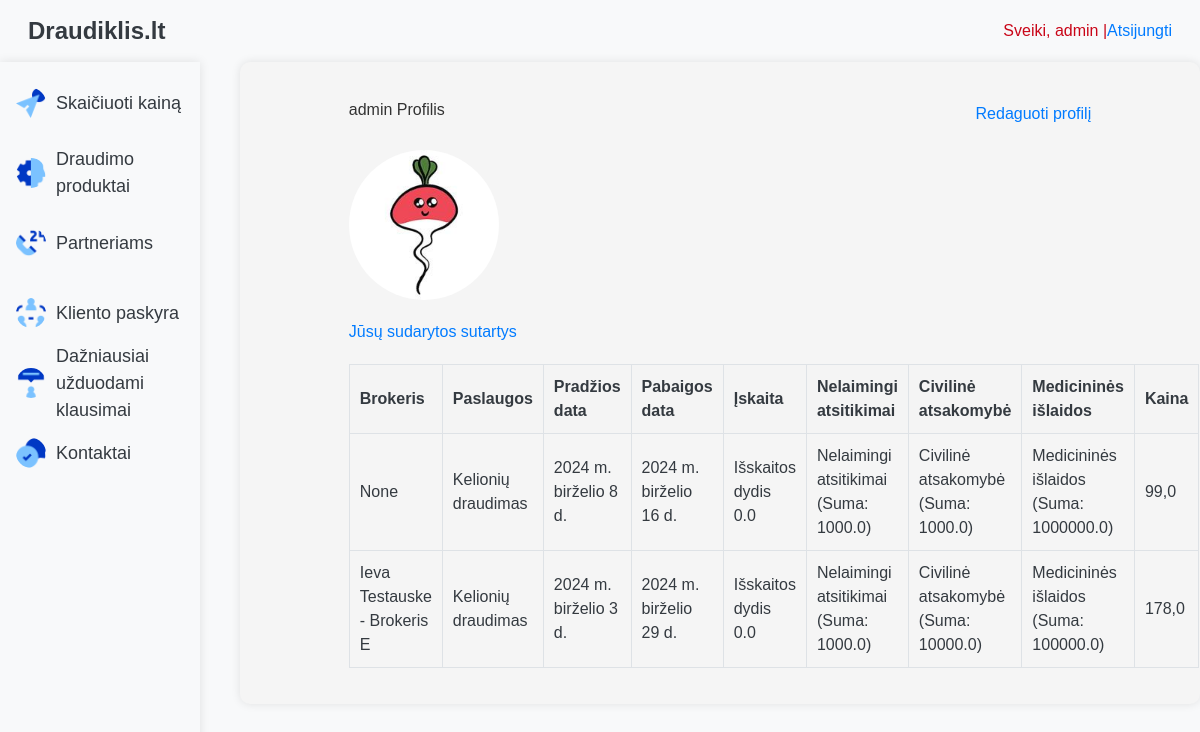
The app's page /app/profile/ (signed in), older data.
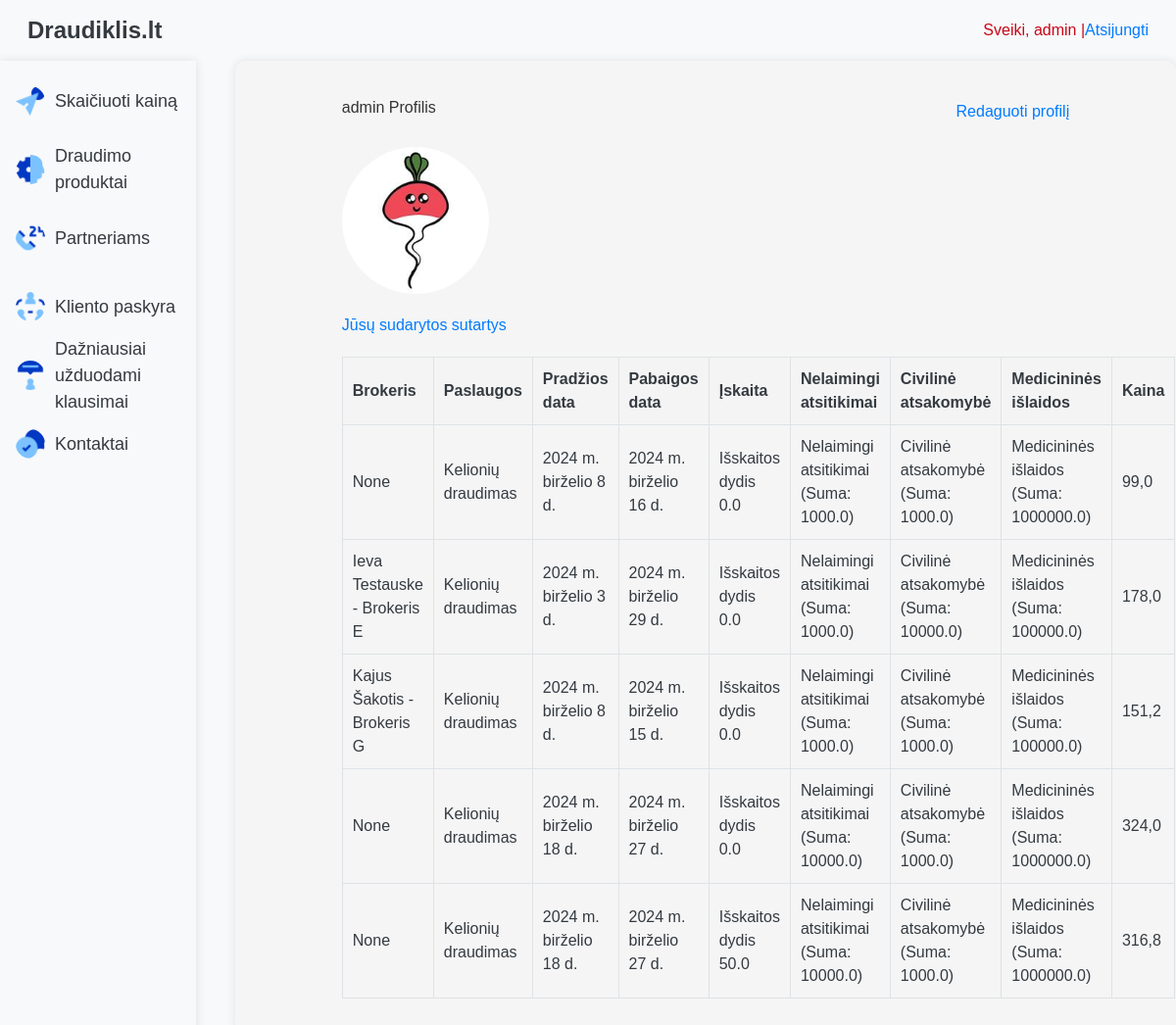
The same page, newer data.
### app/models.py (models this page shows, shortened)
class Klientai(models.Model):
    user = models.OneToOneField(User, on_delete=models.CASCADE)  # Susiejimas su vartotojo modeliu
    vardas = models.CharField(max_length=100)  # Kliento vardas
    pavarde = models.CharField(max_length=100)  # Kliento pavardė
    tel_numeris = models.CharField(max_length=15)  # Kliento telefono numeris
    gimimo_data = models.DateField(null=True)  # Kliento gimimo data
    adresas = models.TextField()  # Kliento adresas
    el_pastas = models.EmailField()  # Kliento el. paštas

class Polisai(models.Model):
    klientai = models.ForeignKey(Klientai, on_delete=models.CASCADE, related_name='polisai')  # Susiejimas su klientu
    brokeriai = models.ForeignKey(Brokeriai, on_delete=models.SET_NULL, null=True, blank=True,
                                  related_name='polisai')  # Susiejimas su brokeriu
    paslaugos = models.ForeignKey(Paslaugos, on_delete=models.CASCADE, related_name='polisai',
                                  default=1)  # Susiejimas su paslauga
    poliso_tipas = models.CharField(max_length=100, blank=True)  # Poliso tipas
    pradzios_data = models.DateField()  # Poliso pradžios data
    pabaigos_data = models.DateField()  # Poliso pabaigos data
    iskaita = models.ForeignKey(Iskaita, on_delete=models.CASCADE)  # Susiejimas su išskaita
    cover1 = models.ForeignKey(Cover1, on_delete=models.CASCADE, null=True, blank=True)  # Susiejimas su nelaimingų atsitikimų draudimu
    cover2 = models.ForeignKey(Cover2, on_delete=models.CASCADE, null=True, blank=True)  # Susiejimas su civilinės atsakomybės draudimu
    cover3 = models.ForeignKey(Cover3, on_delete=models.CASCADE)  # Susiejimas su medicininių išlaidų draudimu
    travel_mode = models.ForeignKey(TravelMode, on_delete=models.CASCADE)  # Susiejimas su kelionės būdu
    country = models.ForeignKey(Country, on_delete=models.CASCADE)  # Susiejimas su šalimi
    price = models.FloatField(default=0.0)  # Poliso kaina

class Paslaugos(models.Model):
    pavadinimas = models.CharField(max_length=100, default='Kelionių draudimas')  # Paslaugos pavadinimas
    aprasymas = models.TextField()  # Paslaugos aprašymas
    kaina = models.FloatField()  # Paslaugos kaina
    def __str__(self):
        return self.pavadinimas

class Iskaita(models.Model):
    sum = models.FloatField()  # Išskaitos dydis
    kof = models.FloatField()  # Išskaitos koeficientas
    def __str__(self):
        return f"Išskaitos dydis {self.sum}"

class Cover1(models.Model):
    na_sum = models.FloatField()  # Nelaimingų atsitikimų draudimo suma
    na_kof = models.FloatField()  # Nelaimingų atsitikimų draudimo koeficientas
    def __str__(self):
        return f"Nelaimingi atsitikimai (Suma: {self.na_sum})"

class Cover2(models.Model):
    civ_sum = models.FloatField()  # Civilinės atsakomybės draudimo suma
    civ_kof = models.FloatField()  # Civilinės atsakomybės draudimo koeficientas
    def __str__(self):
        return f"Civilinė atsakomybė (Suma: {self.civ_sum})"

class Cover3(models.Model):
    med_sum = models.FloatField()  # Medicininių išlaidų draudimo suma
    med_kof = models.FloatField()  # Medicininių išlaidų draudimo koeficientas
    def __str__(self):
        return f"Medicininės išlaidos (Suma: {self.med_sum})"

class Brokeriai(models.Model):
    vardas = models.CharField(max_length=100)  # Brokerio vardas
    pavarde = models.CharField(max_length=100)  # Brokerio pavardė
    imones_pavadinimas = models.CharField(max_length=100)  # Įmonės pavadinimas, kuriai brokeris dirba
    el_pastas = models.EmailField(null=True)  # Brokerio el. paštas
    tel_numeris = models.CharField(max_length=15, null=True)  # Brokerio telefono numeris
    def __str__(self):
        return f"{self.vardas} {self.pavarde} - {self.imones_pavadinimas}"

### app/views.py (the view)
# urls.py: path('profile/', views.profile, name='profile'),  # Profilio peržiūra
@login_required
def profile(request):
    request.user.username
    try:
        klientai = request.user.klientai
        contracts = Polisai.objects.filter(klientai=klientai)
    except Klientai.DoesNotExist:
        klientai = None
        contracts = []
    return render(request, 'profile.html', {'profile': klientai, 'contracts': contracts})

### app/templates/profile.html (shortened to what this page needs)
{% extends "base.html" %}
{% load static %}
{% block content %}
<div style="margin: 20px auto; width: 80%; max-width: 800px;">
    <div style="display: flex; justify-content: space-between; align-items: center; margin-bottom: 20px;">
        <h1>{{ profile.user.username }} Profilis</h1>
        <a href="{% url 'profile_view' %}" style="font-size: 16px; text-decoration: none; color: #007bff;">Redaguoti profilį</a>
    </div>
    <div style="display: flex; align-items: center; margin-bottom: 20px;">
        {% if user_profile_picture %}
            <img src="{{ user_profile_picture }}" alt="Profile Picture" style="width: 150px; height: 150px; border-radius: 50%; margin-right: 20px;">
        {% else %}
            <img src="{% static 'default_profile_picture.png' %}" alt="Profile Picture" style="width: 150px; height: 150px; border-radius: 50%; margin-right: 20px;">
        {% endif %}
    </div>
    <h2>Jūsų sudarytos sutartys</h2>
    <table style="width: 100%; border-collapse: collapse; margin-top: 10px;">
        <thead>
            <tr style="background-color: #f8f9fa;">
                <th style="padding: 10px; border: 1px solid #dee2e6;">Brokeris</th>
                <th style="padding: 10px; border: 1px solid #dee2e6;">Paslaugos</th>
                <th style="padding: 10px; border: 1px solid #dee2e6;">Pradžios data</th>
                <th style="padding: 10px; border: 1px solid #dee2e6;">Pabaigos data</th>
                <th style="padding: 10px; border: 1px solid #dee2e6;">Įskaita</th>
                <th style="padding: 10px; border: 1px solid #dee2e6;">Nelaimingi atsitikimai</th>
                <th style="padding: 10px; border: 1px solid #dee2e6;">Civilinė atsakomybė</th>
                <th style="padding: 10px; border: 1px solid #dee2e6;">Medicininės išlaidos</th>
                <th style="padding: 10px; border: 1px solid #dee2e6;">Kaina</th>
            </tr>
        </thead>
        <tbody>
            {% for contract in contracts %}
            <tr>
                <td style="padding: 10px; border: 1px solid #dee2e6;">{{ contract.brokeriai }}</td>
                <td style="padding: 10px; border: 1px solid #dee2e6;">{{ contract.paslaugos }}</td>
                <td style="padding: 10px; border: 1px solid #dee2e6;">{{ contract.pradzios_data }}</td>
                <td style="padding: 10px; border: 1px solid #dee2e6;">{{ contract.pabaigos_data }}</td>
                <td style="padding: 10px; border: 1px solid #dee2e6;">{{ contract.iskaita }}</td>
                <td style="padding: 10px; border: 1px solid #dee2e6;">{{ contract.cover1 }}</td>
                <td style="padding: 10px; border: 1px solid #dee2e6;">{{ contract.cover2 }}</td>
                <td style="padding: 10px; border: 1px solid #dee2e6;">{{ contract.cover3 }}</td>
                <td style="padding: 10px; border: 1px solid #dee2e6;">{{ contract.price }}</td>
            </tr>
            {% empty %}
            <tr>
                <td colspan="9" style="padding: 10px; border: 1px solid #dee2e6; text-align: center;">No contracts found.</td>
            </tr>
            {% endfor %}
        </tbody>
    </table>
</div>
{% endblock %}

### app/templates/base.html (shortened to what this page needs)
<!DOCTYPE html>
{% load static %}
<html lang="en">
<head>
    <link rel="stylesheet" href="https://stackpath.bootstrapcdn.com/bootstrap/4.5.2/css/bootstrap.min.css">
    <link rel="stylesheet" type="text/css" href="{% static 'styles.css' %}">
</head>
<body>
    <div id="top-shelf" class="d-flex justify-content-between align-items-center p-2 bg-light">
        <div class="left-top">
            <a href="{% url 'home' %}" class="navbar-brand text-dark">Draudiklis.lt</a>
        </div>
        <div class="right-top profile-welcome">
            {% if user.is_authenticated %}
                {% if user.brokerprofile %}
                    <a href="{% url 'broker_profile' broker_id=user.brokerprofile.broker.id %}">
                        <img src="{{ user.brokerprofile.profile_picture.url }}" alt="Profile Picture">
                        Sveiki, {{ user.username }}
                    </a> | <a href="{% url 'broker_logout' %}" class="text-primary">Atsijungti</a>
                {% else %}
                    Sveiki, {{ user.username }} | <a href="{% url 'broker_logout' %}" class="text-primary">Atsijungti</a>
                {% endif %}
            {% else %}
                <a href="{% url 'profile' %}">Kliento paskyra</a>
            {% endif %}
        </div>
    </div>
    <div class="d-flex">
        <div class="left-section bg-light p-3" style="width: 200px;">
            <ul class="selections list-unstyled">
                <li class="expandable position-relative">
                    <img src="{% static 'icons/calculator.png' %}" class="selection-icon" alt="Calculator Icon">
                    <a href="#" id="price-calc-link" class="text-dark">Skaičiuoti kainą</a>
                </li>
                <li>
                    <img src="{% static 'icons/products.png' %}" class="selection-icon" alt="Products Icon">
                    <a href="{% url 'draudimo_produktai' %}" class="text-dark">Draudimo produktai</a>
                </li>
               <li class="expandable position-relative">
                    <img src="{% static 'icons/about.png' %}" class="selection-icon" alt="Partners Icon">
                    <a href="#" class="text-dark">Partneriams</a>
                </li>
                <li>
                    <img src="{% static 'icons/account.png' %}" class="selection-icon" alt="Account Icon">
                    <a href="{% url 'profile' %}" class="text-dark">Kliento paskyra</a>
                </li>
                <li>
                    <img src="{% static 'icons/faq.png' %}" class="selection-icon" alt="FAQ Icon">
                    <a href="{% url 'faq' %}" class="text-dark">Dažniausiai užduodami klausimai</a>
                </li>
                <li>
                    <img src="{% static 'icons/contact.png' %}" class="selection-icon" alt="Contact Icon">
                    <a href="{% url 'contact' %}" class="text-dark">Kontaktai</a>
                </li>
            </ul>
        </div>
        <div class="center-section p-3" style="flex-grow: 1;">
            {% block content %}
            {% endblock %}
        </div>
    </div>
</body>
</html>

### app/static/styles.css (style rules this page uses)
body, select, input, button, label, p, h1, h2, h3, h4, h5, h6 { font-family: Arial, sans-serif; font-size: 16px; color: #333; line-height: 1.5; }
#top-shelf { background-color: #333; color: #fff; padding: 10px; display: flex; justify-content: space-between; align-items: center; }
.left-top { margin-left: 20px; }
.right-top { margin-right: 20px; }
.left-section { width: 230px; background-color: white; padding: 5px; box-shadow: 0 0 10px rgba(0, 0, 0, 0.1); height: 100%; position: fixed; overflow-y: auto; }
.selections { list-style-type: none; padding: 0; }
.selections li { margin-bottom: 20px; display: flex; align-items: center; height: 50px; }
.selections li a { color: #333; text-decoration: none; font-size: 18px; margin-left: 10px; flex-grow: 1; }
.selection-icon { width: 30px; height: 30px; display: inline-block; vertical-align: middle; }
.center-section { margin-left: 240px; background-color: #f5f5f5; padding: 20px; border-radius: 10px; box-shadow: 0 0 10px rgba(0, 0, 0, 0.1); flex-grow: 1; min-height: 100%; }
body { font-family: Arial, sans-serif; background-color: #f8f9fa; color: #343a40; }
h2 { margin-bottom: 20px; color: #007bff; }
body { font-family: Arial, sans-serif; }
table { width: 100%; border-collapse: collapse; margin-top: 20px; }
th, td { padding: 10px; border: 1px solid #ddd; }
th { background-color: #f4f4f4; }
img { border-radius: 50%; }

### app/templates/base.html (style rules this page uses)
.navbar-brand { font-size: 1.5em; font-weight: bold; }
.profile-welcome { color: #c90618; display: flex; align-items: center; }

Row changes from the older to the newer data that the page shows:
added Polisai: brokeriai "Kajus Šakotis - Brokeris G", paslaugos "Kelionių draudimas", pradzios_data "2024 m. birželio 8 d.", pabaigos_data "2024 m. birželio 15 d.", iskaita "Išskaitos dydis 0.0", cover1 "Nelaimingi atsitikimai (Suma: 1000.0)", cover2 "Civilinė atsakomybė (Suma: 1000.0)", cover3 "Medicininės išlaidos (Suma: 100000.0)", price "151,2"
added Polisai: brokeriai "None", paslaugos "Kelionių draudimas", pradzios_data "2024 m. birželio 18 d.", pabaigos_data "2024 m. birželio 27 d.", iskaita "Išskaitos dydis 0.0", cover1 "Nelaimingi atsitikimai (Suma: 10000.0)", cover2 "Civilinė atsakomybė (Suma: 1000.0)", cover3 "Medicininės išlaidos (Suma: 1000000.0)", price "324,0"
added Polisai: brokeriai "None", paslaugos "Kelionių draudimas", pradzios_data "2024 m. birželio 18 d.", pabaigos_data "2024 m. birželio 27 d.", iskaita "Išskaitos dydis 50.0", cover1 "Nelaimingi atsitikimai (Suma: 10000.0)", cover2 "Civilinė atsakomybė (Suma: 1000.0)", cover3 "Medicininės išlaidos (Suma: 1000000.0)", price "316,8"
